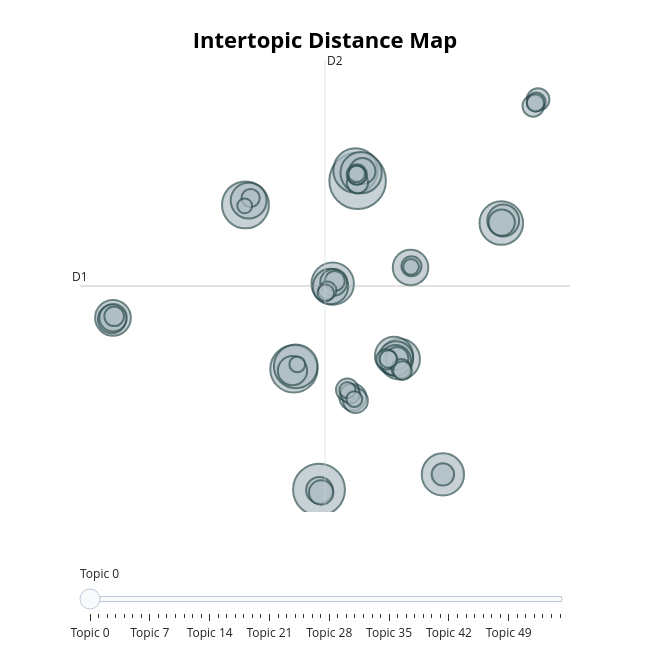

The notebook cell this image was saved under:
### Markdown cell above
### 2.10 Topic Space Visualization

We visualize the discovered topics in 2D space using BERTopic's built-in visualization. This interactive plot shows how topics relate to each other spatially.

### Code cell
topic_model.visualize_topics()
